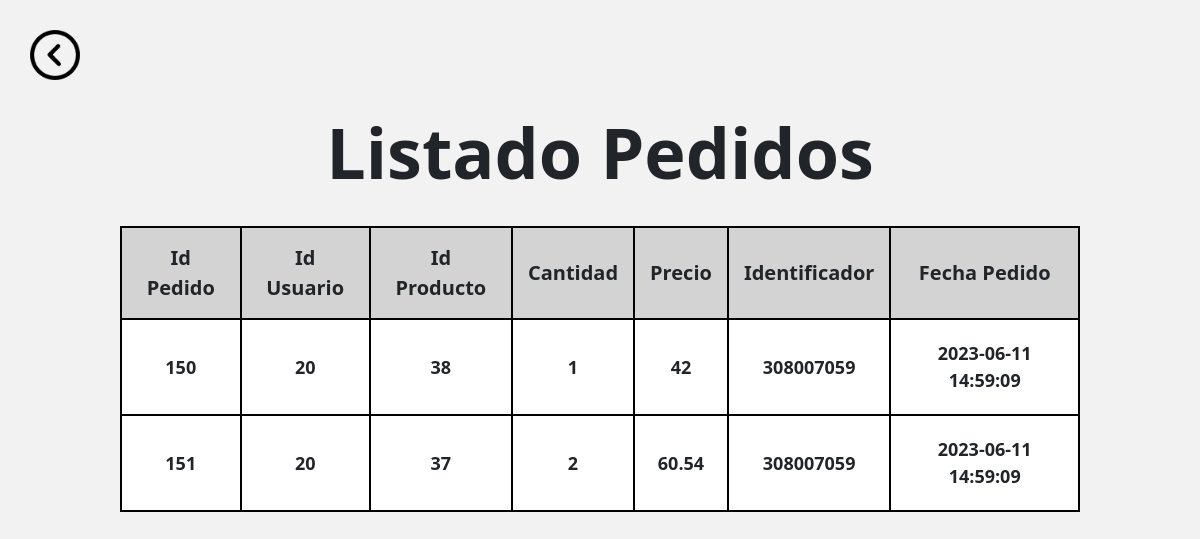
Page /index.php?action=ir_listado_pedidos&id=20 (signed in) on the committed database.
### tables this page shows
CREATE TABLE `pedidos` (
  `idPedido` int(11) NOT NULL,
  `idusuario` int(11) NOT NULL,
  `idproducto` int(11) NOT NULL,
  `cantidad` int(100) NOT NULL,
  `precio` float NOT NULL,
  `identificador` int(11) NOT NULL,
  `fechaPedido` timestamp NOT NULL DEFAULT current_timestamp()
);

### app/controladores/ProductosController.php (called while the page is built, shortened)
<?php
class ProductosController {
    function ir_listado_pedidos(){
        $idUsuario = filter_var($_GET['id'], FILTER_SANITIZE_NUMBER_INT);
        $productoDAO = new ProductosDAO(ConexionBD::conectar());
        $pedidos = $productoDAO->obtenerPedidosIdUsuario($idUsuario);
        require 'app/vistas/listadoPedidos.php';
    }
}

### app/modelos/ConexionBD.php (called while the page is built, shortened)
<?php
class ConexionBD {
    static function conectar() {
        $conn = new mysqli(MYSQL_HOST, MYSQL_USER, MYSQL_PASS, MYSQL_BD);
        return $conn;
    }
}

### app/modelos/ProductosDAO.php (called while the page is built, shortened)
<?php
class ProductosDAO {
    private $conn;
    public function __construct($conn) {
        $this->conn = $conn;
    }
    public function obtenerPedidosIdUsuario(int $id) {
        $sql = "SELECT * FROM pedidos WHERE idusuario = ?";
        if (!$stmt = $this->conn->prepare($sql)) {
            die("Error al preparar la sentencia: " . $this->conn->error);
        }
        $stmt->bind_param('i',$id);
        $stmt->execute();
        $result = $stmt->get_result();
        $arrayPedidos = array();
        while ($pedidos = $result->fetch_object('Pedido')) {
            $arrayPedidos[] = $pedidos;
        }
        return $arrayPedidos;
    }
}

### app/modelos/Pedido.php (called while the page is built, shortened)
<?php
class Pedido {
    private $idPedido;
    private $idusuario;
    private $idproducto;
    private $cantidad;
    private $precio;
    private $identificador;
    private $fechaPedido;
    public function getIdPedido() {
        return $this->idPedido;
    }
    public function getIdusuario() {
        return $this->idusuario;
    }
    public function getIdproducto() {
        return $this->idproducto;
    }
    public function getCantidad() {
        return $this->cantidad;
    }
    public function getPrecio() {
        return $this->precio;
    }
    public function getFechaPedido() {
        return $this->fechaPedido;
    }
    public function getIdentificador() {
        return $this->identificador;
    }
}

### app/vistas/listadoPedidos.php (the view, shortened to what this page needs)
<!DOCTYPE html>
<html>
    <head>
        <link href="https://cdnjs.cloudflare.com/ajax/libs/font-awesome/6.2.0/css/all.min.css" rel="stylesheet">
        <link href="https://cdn.jsdelivr.net/npm/bootstrap@5.3.0-alpha1/dist/css/bootstrap.min.css" rel="stylesheet">
        <link rel="stylesheet" href="https://cdnjs.cloudflare.com/ajax/libs/font-awesome/6.2.1/css/all.min.css" />
        <link rel="stylesheet" href="https://cdnjs.cloudflare.com/ajax/libs/font-awesome/5.15.3/css/all.min.css" />
        <link rel="stylesheet" type="text/css" href="web/css/styleListaPedidos.css">
    </head>
    <body>
        <div><a href="index.php?action=ir_listado_usuarios"><img src="web/img/flecha.png" width="50" height="50" alt="alt"/></a></div>
        <?php if(empty($pedidos)){ ?>
        <br><br>
        <h2>Este usuario no ha realizado ningún pedido todavía</h2>
        <?php }else{?>
        <h1>Listado Pedidos</h1><br>
        <table>
            <tr>
                <th>Id Pedido</th>
                <th>Id Usuario</th>
                <th>Id Producto</th>
                <th>Cantidad</th>
                <th>Precio</th>
                <th>Identificador</th>
                <th>Fecha Pedido</th>
            </tr>
            <?php foreach ($pedidos as $ped): ?>
            <tr>
                <td><?= $ped->getIdPedido() ?></td>
                <td><?= $ped->getIdusuario() ?></td>
                <td><?= $ped->getIdproducto() ?></td>
                <td><?= $ped->getCantidad() ?></td>
                <td><?= $ped->getPrecio() ?></td>
                <td><?= $ped->getIdentificador() ?></td>
                <td><?= $ped->getFechaPedido() ?></td>
            </tr>
            <?php endforeach; ?>
        <?php } ?>
        </table>
    </body>
</html>

### web/css/styleListaPedidos.css (style rules this page uses)
body { background-color: #f2f2f2; }
table { text-align: center; border-collapse: collapse; width: 80%; margin-left: 10%; }
th { padding: 15px; border: 2px solid black; font-weight: bold; background-color: lightgray; font-size: 20px; }
td { padding: 20px; border: 2px solid black; background-color: white; font-weight: bold; font-size: 18px; }
h1 { font-size: 70px; font-weight: bold; text-align: center; }
div { margin: 30px; }

### rows in the picture
pedidos: idPedido "150", idusuario "20", idproducto "38", cantidad "1", precio "42", identificador "308007059", fechaPedido "2023-06-11 14:59:09"
pedidos: idPedido "151", idusuario "20", idproducto "37", cantidad "2", precio "60.54", identificador "308007059", fechaPedido "2023-06-11 14:59:09"
